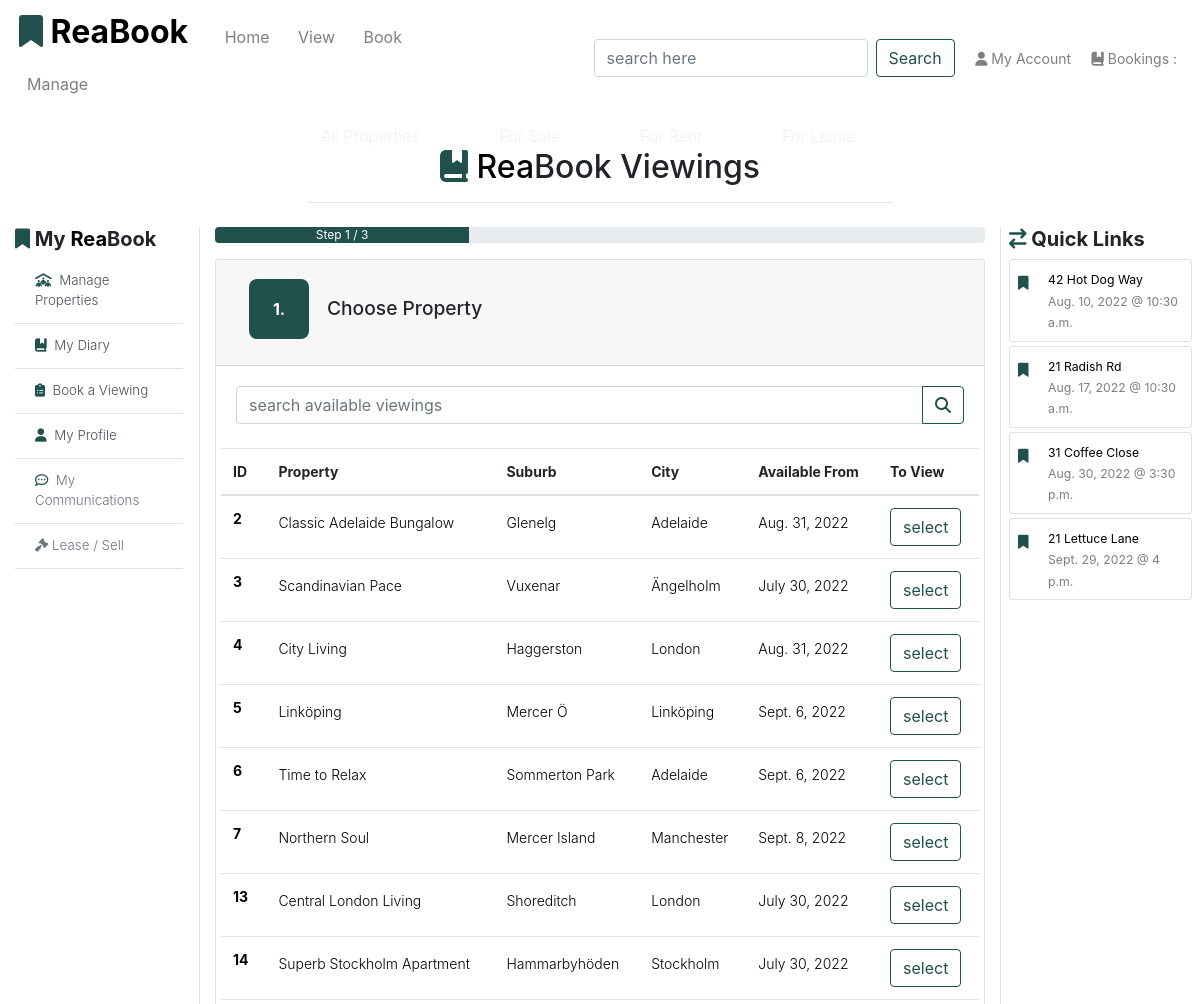
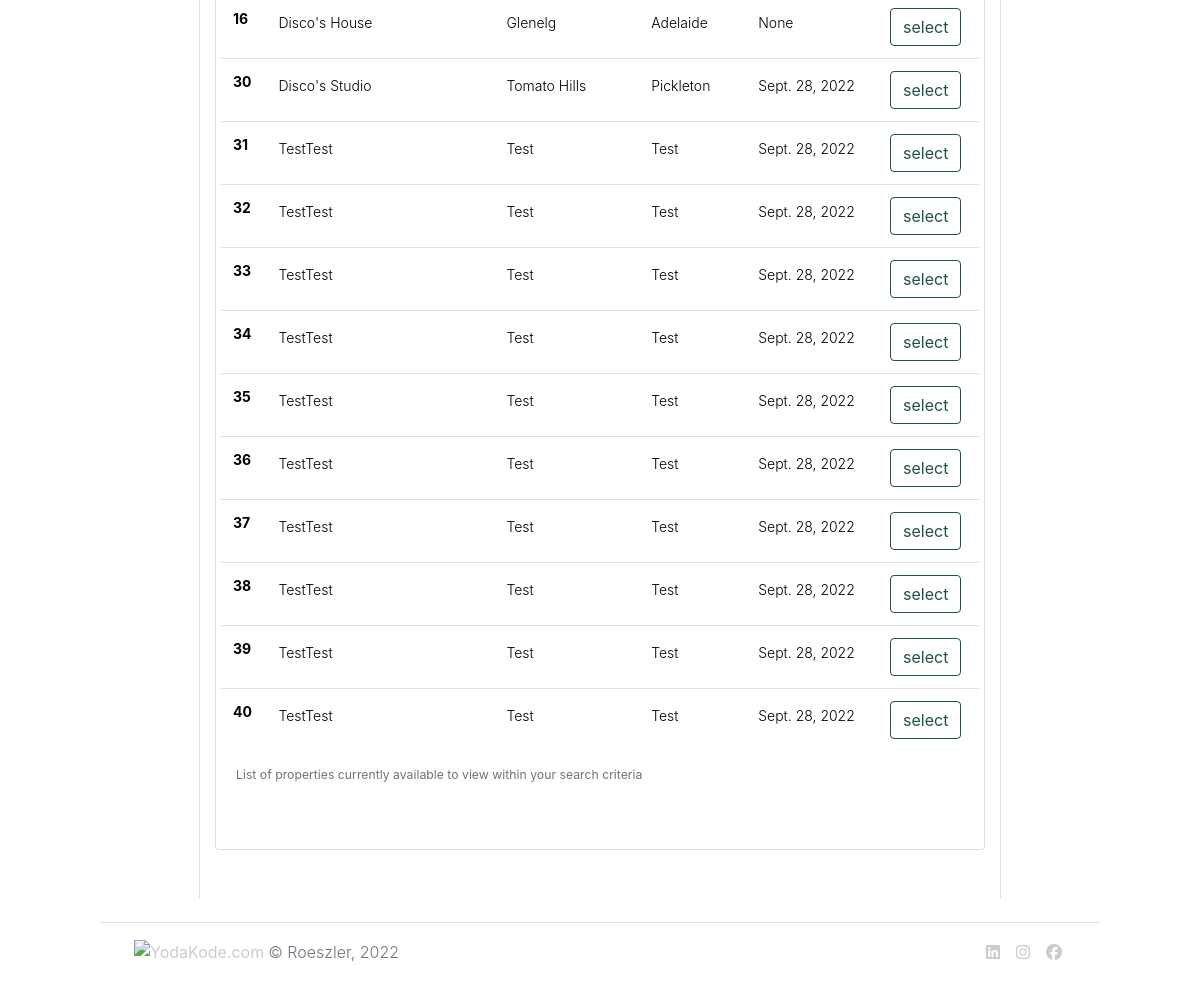
Page /book/ (signed in) on the committed database (2 pictures, top to bottom).
### app_properties/models.py (models this page shows, shortened)
class Property(models.Model):
    realtor = models.ForeignKey(User, on_delete=models.CASCADE, blank=True, null=True, default=User)
    title_no = models.CharField(max_length=254)
    ribbon_feature = models.CharField(max_length=20, default="New Listing")
    name = models.CharField(max_length=30)
    category = models.ForeignKey(
        'Category', null=True, blank=True, on_delete=models.SET_NULL
        )
    sector = models.ForeignKey(
        'Sector', null=True, blank=True, on_delete=models.SET_NULL
        )
    sale_price = models.IntegerField(null=False, blank=True, default=0)
    rent_pw = models.IntegerField(null=False, blank=True, default=0)
    date_available = models.DateField(null=True, blank=True, auto_now_add=True)
    bedrooms = models.IntegerField(null=False, blank=False)
    bathrooms = models.IntegerField(null=False, blank=False)
    carports = models.IntegerField(null=False, blank=False)
    air_conditioning = models.IntegerField(null=False, blank=False)
    rating = models.DecimalField(
        max_digits=3, decimal_places=1, null=True, blank=True
        )
    description = models.TextField()
    main_image_url = models.URLField(max_length=1024, null=True, blank=True)
    main_image = models.ImageField(null=True, blank=True)
    bedroom_image = models.ImageField(null=True, blank=True)
    bath_image = models.ImageField(null=True, blank=True)
    kitchen_image = models.ImageField(null=True, blank=True)
    living_image = models.ImageField(null=True, blank=True)
    unit_no = models.IntegerField(null=True, blank=True)
    level = models.IntegerField(null=True, blank=True)
    house_no = models.IntegerField(null=True, blank=False, default="No.")
    street = models.CharField(max_length=70, default='')
    suburb = models.CharField(max_length=70, default='')
    city = models.CharField(max_length=40)
    state = models.CharField(max_length=40, null=True, blank=True)
    postcode = models.CharField(max_length=10)
    country = models.CharField(max_length=2, choices=pytz.country_names.items(), null=True, blank=True)
    land_area = models.IntegerField(null=True, blank=True)
    building_area = models.IntegerField(null=True, blank=True)
    build_date = models.DateField(null=True, blank=True)
    list_date = models.DateField(auto_now_add=True)
    list_duration = models.IntegerField(null=False, blank=False, default=30)
    owner_fname = models.CharField(max_length=254, null=True, blank=False)
    owner_lname = models.CharField(max_length=254, null=True, blank=False)
    viewings = models.BooleanField(default=True)
    available = models.BooleanField(default=False)
    class Meta:
        verbose_name_plural = 'Properties'
        get_latest_by = 'list_date'

### app_bookings/models.py (models this page shows, shortened)
class Booking(models.Model):
    booking_number = models.CharField(max_length=256, null=False, editable=False, unique=True)
    user = models.ForeignKey(User, on_delete=models.CASCADE, null=True, blank=True)
    property_id = models.ForeignKey('app_properties.Property', null=True, blank=True, on_delete=models.SET_NULL)
    booking_name = models.CharField(max_length=254, null=True, blank=True, default='15 min Viewing')
    date_of_viewing = models.DateField(default=date.today)
    time_of_viewing = models.TimeField(default=timezone.now)
    client_message = models.TextField(null=True, blank=True, max_length=140)
    date_submitted = models.DateTimeField(auto_now_add=True)
    f_name = models.CharField(max_length=40)
    l_name = models.CharField(max_length=40)
    client_username = models.CharField(max_length=40, null=True, blank=True, default='Create Username')
    client_email = models.EmailField(max_length=254)
    client_phone = models.IntegerField(null=True, blank=True, default='')
    client_city = models.CharField(max_length=140, null=True, blank=True)
    client_state = models.CharField(max_length=10, null=True, blank=True)
    client_zip = models.CharField(max_length=10, blank=True,)
    client_country = models.CharField(max_length=2, choices=pytz.country_names.items(), null=True, blank=True)
    viewing_active = models.BooleanField(default=True)
    contact_ok = models.BooleanField(default=False)
    class Meta:
        verbose_name_plural = 'Bookings'

### app_bookings/views.py (the view, shortened to what this page needs)
# urls.py: path('', views.choose_bookings, name='choose_bookings'),
@login_required
def choose_bookings(request):
    properties = Property.objects.all() # noqa
    props_with_viewings = properties.filter(viewings=True)
    user = request.user
    users_bookings = Booking.objects.filter(user=user) # noqa
    query = None
    context = {
        'properties': properties,
        'props_with_viewings': props_with_viewings,
        'users_bookings': users_bookings,
        'search_term': query,
    }
    return render(request, 'book/search-viewings.html', context)

### app_bookings/templates/book/search-viewings.html (shortened to what this page needs)
{% extends 'base.html' %}
{% load static %}
{% block content %}
{% if user.is_authenticated %}
{% include 'includes/bookings-base.html' %}
<div class="row justify-content-center">
    <div class="col-md-12 text-center mb-md-5 h-100">
        <div class="progress">
            <div class="progress-bar bg-green" role="progressbar" style="width: 33%" aria-valuenow="33" aria-valuemin="0" aria-valuemax="100">Step 1 / 3</div>
        </div>
            <div class="w-100">
                <div class="card mt-3">
                    <div class="card-header">
                        <h2 class="mb-0">
                            <button class="btn w-100">
                                <span class="accordion-number float-left">1.</span>
                                <h2 class="accordion-text-heading">Choose Property</h2>
                            </button>
                        </h2>
                    </div>
                    <div>
                        <div class="card-body">
                            <form action="{% url 'choose_bookings' %}" method="GET">
                                <div class="input-group mb-4">
                                    <input type="search" class="form-control" name="q" aria-label="Text input with dropdown button" placeholder="search available viewings">
                                    <div class="input-group-append">
                                        <button class="btn btn-outline-reabook" type="submit">
                                            <i class="fa-solid fa-magnifying-glass"></i>
                                        </button>
                                    </div>
                                </div>
                            </form>
                            <div class="row mb-3 table-section">
                                <table class="table table-hover text-lg-left font-weight-light">
                                    <caption class="col-11"><small>List of properties currently available to view within your search criteria</small></caption>
                                    <thead>
                                        <tr>
                                            <th scope="col">ID</th>
                                            <th scope="col">Property</th>
                                            <th scope="col">Suburb</th>
                                            <th scope="col">City</th>
                                            <th scope="col">Available From</th>
                                            <th scope="col">To View</th>
                                        </tr>
                                    </thead>
                                    <tbody class="font-weight-light">
                                        {% for prop in props_with_viewings %}
                                        <tr>
                                            <th scope="row" class="row-hlink"><a
                                                    href="{% url 'property-detail' prop.id %}">{{ prop.id }}</a>
                                            </th>
                                            <td class="row-hlink pt-3">
                                                <a href="{% url 'property-detail' prop.id %}">{{ prop.name }}</a>
                                            </td>
                                            <td class="row-hlink pt-3">
                                                <a href="{% url 'property-detail' prop.id %}">{{ prop.suburb }}</a>
                                            </td>
                                            <td class="row-hlink pt-3">
                                                <a href="{% url 'property-detail' prop.id %}">{{ prop.city }}</a>
                                            </td>
                                            <td class="row-hlink pt-3">
                                                <a href="{% url 'property-detail' prop.id %}">{{ prop.date_available }}</a></td>
                                            <td class="row-hlink">
                                                <a href="{% url 'booking-detail' prop.id %}">
                                                    <button class="btn btn-outline-reabook my-lg-0 my-sm-0" type="submit">select</button>
                                                </a>
                                            </td>
                                        </tr>
                                        {% endfor %}
                                    </tbody>
                                </table>
                            </div>
                        </div>
                    </div>
                </div>
            </div>
    </div>
</div>
{% include 'includes/bookings-base-calendar.html' %}
{% else %}
    {% include 'includes/account-required.html' %}
{% endif %}
{% endblock %}

### templates/includes/bookings-base-calendar.html (shortened to what this page needs)
</div>
    <div class="col-md-0 col-lg-2 px-2 border-left">
        <div class="row">
            <div class="col-12">
                <h5 class="logo-font"><i class="fa-solid fa-arrow-right-arrow-left reabook-logo"></i><strong> Quick Links</strong></h5>
                {% for booking in users_bookings %}
                <a href="{% url 'update-booking' booking.id %}" aria-label="view edit booking">
                    <div class="card my-1">
                        <div class="card-body col-12 p-2">
                            <div class="row">
                                <div class="col-1">
                                    <i class="fa-solid fa-bookmark my-2 reabook-logo"></i>
                                </div>
                                <div class="col-10 text-black">
                                    <small>
                                        {{ booking.property_id.house_no }} {{ booking.property_id.street }}
                                    </small>
                                    <br><small class="text-gray mt-0">{{ booking.date_of_viewing }} @ {{ booking.time_of_viewing }}</small>
                                </div>
                            </div>
                        </div>
                    </div>
                </a>
                {% endfor %}
            </div>
        </div>
    </div>

### static/css/base.css (style rules this page uses)
html { height: 100%; }
.text-black { color: #000; }
.text-gray { color: #7F7F7F; }
.bg-green { background-color: #20514C; }
.card-body { font-size: 0.875rem; font-weight: 300; }
.btn-outline-reabook { color: #20514C; border-color: #20514C; }
.reabook-logo { color: #20514C; }
tr a { color: #000; }
.table-section { overflow-y: auto; }
.accordion-number { background-color: #20514C; color: #fff; border-radius: 0.5rem; justify-content: center; min-width: 3.75rem; font-weight: 700; font-size: 1rem; }
.accordion-text-heading { font-size: larger; }
.accordion-number, .accordion-text-heading { display: flex; align-items: center; padding: 1.125rem; }

### rows in the picture
Property: id "2", name "Classic Adelaide Bungalow", suburb "Glenelg", city "Adelaide", date_available "Aug. 31, 2022"
Property: id "3", name "Scandinavian Pace", suburb "Vuxenar", city "Ängelholm", date_available "July 30, 2022"
Property: id "4", name "City Living", suburb "Haggerston", city "London", date_available "Aug. 31, 2022"
Property: id "5", name "Linköping", suburb "Mercer Ö", city "Linköping", date_available "Sept. 6, 2022"
Property: id "6", name "Time to Relax", suburb "Sommerton Park", city "Adelaide", date_available "Sept. 6, 2022"
Property: id "7", name "Northern Soul", suburb "Mercer Island", city "Manchester", date_available "Sept. 8, 2022"
Property: id "13", name "Central London Living", suburb "Shoreditch", city "London", date_available "July 30, 2022"
Property: id "14", name "Superb Stockholm Apartment", suburb "Hammarbyhöden", city "Stockholm", date_available "July 30, 2022"
Property: id "16", name "Disco's House", suburb "Glenelg", city "Adelaide", date_available "None"
Property: id "30", name "Disco's Studio", suburb "Tomato Hills", city "Pickleton", date_available "Sept. 28, 2022"
Property: id "31", name "TestTest", suburb "Test", city "Test", date_available "Sept. 28, 2022"
Property: id "32", name "TestTest", suburb "Test", city "Test", date_available "Sept. 28, 2022"
Property: id "33", name "TestTest", suburb "Test", city "Test", date_available "Sept. 28, 2022"
Property: id "34", name "TestTest", suburb "Test", city "Test", date_available "Sept. 28, 2022"
Property: id "35", name "TestTest", suburb "Test", city "Test", date_available "Sept. 28, 2022"
Property: id "36", name "TestTest", suburb "Test", city "Test", date_available "Sept. 28, 2022"
Property: id "37", name "TestTest", suburb "Test", city "Test", date_available "Sept. 28, 2022"
Property: id "38", name "TestTest", suburb "Test", city "Test", date_available "Sept. 28, 2022"
Property: id "39", name "TestTest", suburb "Test", city "Test", date_available "Sept. 28, 2022"
Property: id "40", name "TestTest", suburb "Test", city "Test", date_available "Sept. 28, 2022"
Booking: property_id.house_no "42", property_id.street "Hot Dog Way", date_of_viewing "Aug. 10, 2022", time_of_viewing "10:30 a.m."
Booking: property_id.house_no "21", property_id.street "Radish Rd", date_of_viewing "Aug. 17, 2022", time_of_viewing "10:30 a.m."
Booking: property_id.house_no "31", property_id.street "Coffee Close", date_of_viewing "Aug. 30, 2022", time_of_viewing "3:30 p.m."
Booking: property_id.house_no "21", property_id.street "Lettuce Lane", date_of_viewing "Sept. 29, 2022", time_of_viewing "4 p.m."
